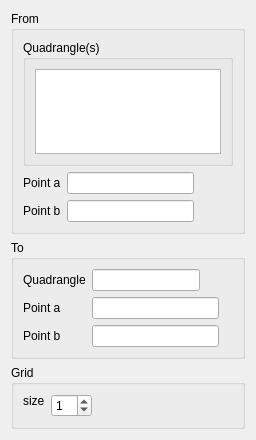
<?xml version="1.0" encoding="UTF-8"?>
<ui version="4.0">
 <class>JoinQuadDialog</class>
 <widget class="QDialog" name="JoinQuadDialog">
  <property name="geometry">
   <rect>
    <x>0</x>
    <y>0</y>
    <width>256</width>
    <height>440</height>
   </rect>
  </property>
  <property name="windowTitle">
   <string>Join Quad(s) Operation</string>
  </property>
  <layout class="QVBoxLayout" name="verticalLayout">
   <item>
    <widget class="QGroupBox" name="groupBox_8">
     <property name="sizePolicy">
      <sizepolicy hsizetype="Preferred" vsizetype="Maximum">
       <horstretch>0</horstretch>
       <verstretch>0</verstretch>
      </sizepolicy>
     </property>
     <property name="title">
      <string>From</string>
     </property>
     <layout class="QFormLayout" name="formLayout_3">
      <item row="0" column="0" colspan="2">
       <widget class="QGroupBox" name="groupBox_5">
        <property name="sizePolicy">
         <sizepolicy hsizetype="Maximum" vsizetype="Maximum">
          <horstretch>0</horstretch>
          <verstretch>0</verstretch>
         </sizepolicy>
        </property>
        <property name="title">
         <string>Quadrangle(s)</string>
        </property>
        <layout class="QGridLayout" name="gridLayout_4">
         <item row="0" column="0" rowspan="2">
          <widget class="QListWidget" name="quads_lw">
           <property name="sizePolicy">
            <sizepolicy hsizetype="Maximum" vsizetype="Expanding">
             <horstretch>0</horstretch>
             <verstretch>0</verstretch>
            </sizepolicy>
           </property>
           <property name="toolTip">
            <string extracomment="select quad"/>
           </property>
           <property name="statusTip">
            <string/>
           </property>
           <property name="whatsThis">
            <string/>
           </property>
           <property name="selectionMode">
            <enum>QAbstractItemView::MultiSelection</enum>
           </property>
          </widget>
         </item>
        </layout>
       </widget>
      </item>
      <item row="1" column="0">
       <widget class="QLabel" name="label_3">
        <property name="text">
         <string>Point a</string>
        </property>
       </widget>
      </item>
      <item row="1" column="1">
       <widget class="QLineEdit" name="vex0_le">
        <property name="sizePolicy">
         <sizepolicy hsizetype="Maximum" vsizetype="Fixed">
          <horstretch>0</horstretch>
          <verstretch>0</verstretch>
         </sizepolicy>
        </property>
        <property name="maximumSize">
         <size>
          <width>127</width>
          <height>16777215</height>
         </size>
        </property>
        <property name="readOnly">
         <bool>false</bool>
        </property>
       </widget>
      </item>
      <item row="2" column="0">
       <widget class="QLabel" name="label_4">
        <property name="text">
         <string>Point b</string>
        </property>
       </widget>
      </item>
      <item row="2" column="1">
       <widget class="QLineEdit" name="vex2_le">
        <property name="sizePolicy">
         <sizepolicy hsizetype="Maximum" vsizetype="Fixed">
          <horstretch>0</horstretch>
          <verstretch>0</verstretch>
         </sizepolicy>
        </property>
        <property name="maximumSize">
         <size>
          <width>127</width>
          <height>16777215</height>
         </size>
        </property>
        <property name="readOnly">
         <bool>false</bool>
        </property>
       </widget>
      </item>
     </layout>
    </widget>
   </item>
   <item>
    <widget class="QGroupBox" name="groupBox">
     <property name="sizePolicy">
      <sizepolicy hsizetype="Preferred" vsizetype="Fixed">
       <horstretch>0</horstretch>
       <verstretch>0</verstretch>
      </sizepolicy>
     </property>
     <property name="title">
      <string>To</string>
     </property>
     <layout class="QFormLayout" name="formLayout_2">
      <item row="0" column="0">
       <widget class="QLabel" name="label_2">
        <property name="text">
         <string>Quadrangle</string>
        </property>
       </widget>
      </item>
      <item row="0" column="1">
       <widget class="QLineEdit" name="quad_dest_le">
        <property name="sizePolicy">
         <sizepolicy hsizetype="Maximum" vsizetype="Fixed">
          <horstretch>0</horstretch>
          <verstretch>0</verstretch>
         </sizepolicy>
        </property>
        <property name="readOnly">
         <bool>false</bool>
        </property>
       </widget>
      </item>
      <item row="1" column="0">
       <widget class="QLabel" name="label_5">
        <property name="text">
         <string>Point a</string>
        </property>
       </widget>
      </item>
      <item row="1" column="1">
       <widget class="QLineEdit" name="vex1_le">
        <property name="sizePolicy">
         <sizepolicy hsizetype="Maximum" vsizetype="Fixed">
          <horstretch>0</horstretch>
          <verstretch>0</verstretch>
         </sizepolicy>
        </property>
        <property name="maximumSize">
         <size>
          <width>127</width>
          <height>16777215</height>
         </size>
        </property>
        <property name="readOnly">
         <bool>false</bool>
        </property>
       </widget>
      </item>
      <item row="2" column="0">
       <widget class="QLabel" name="label_7">
        <property name="text">
         <string>Point b</string>
        </property>
       </widget>
      </item>
      <item row="2" column="1">
       <widget class="QLineEdit" name="vex3_le">
        <property name="sizePolicy">
         <sizepolicy hsizetype="Maximum" vsizetype="Fixed">
          <horstretch>0</horstretch>
          <verstretch>0</verstretch>
         </sizepolicy>
        </property>
        <property name="maximumSize">
         <size>
          <width>127</width>
          <height>16777215</height>
         </size>
        </property>
        <property name="readOnly">
         <bool>false</bool>
        </property>
       </widget>
      </item>
     </layout>
    </widget>
   </item>
   <item>
    <widget class="QGroupBox" name="groupBox_3">
     <property name="sizePolicy">
      <sizepolicy hsizetype="Preferred" vsizetype="Fixed">
       <horstretch>0</horstretch>
       <verstretch>0</verstretch>
      </sizepolicy>
     </property>
     <property name="title">
      <string>Grid</string>
     </property>
     <layout class="QFormLayout" name="formLayout">
      <item row="0" column="0">
       <widget class="QLabel" name="label">
        <property name="sizePolicy">
         <sizepolicy hsizetype="Preferred" vsizetype="Fixed">
          <horstretch>0</horstretch>
          <verstretch>0</verstretch>
         </sizepolicy>
        </property>
        <property name="text">
         <string>size</string>
        </property>
       </widget>
      </item>
      <item row="0" column="1">
       <widget class="QSpinBox" name="nb_spb">
        <property name="sizePolicy">
         <sizepolicy hsizetype="Maximum" vsizetype="Fixed">
          <horstretch>0</horstretch>
          <verstretch>0</verstretch>
         </sizepolicy>
        </property>
        <property name="value">
         <number>1</number>
        </property>
       </widget>
      </item>
     </layout>
    </widget>
   </item>
  </layout>
 </widget>
 <resources/>
 <connections/>
</ui>
